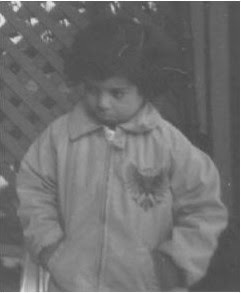
%> input picture Dip task 3/Lab03/pout_orig.jpg, 241 x 293 px
$ octave lab03_p1.m   (GNU Octave 9; MATLAB toolbox functions it lacks are replaced by stand-ins)
%> lines starting %> are read from the running program, lines starting %| are printed output that depends on the picture
clc;
clear all;
close all;

I1 = imread('pout_orig.jpg');
%> I1 is the input picture: size 293x241x3 uint8; min 74, max 255, mean 111.9
greyI1 = rgb2gray( I1(:,:,1:3) );
J1 = histeq(greyI1);
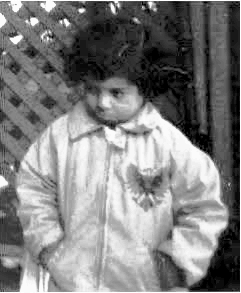
%> J1: size 293x241 uint8; min 0, max 255, mean 127.7

I2 = imread('tire_orig.jpg');
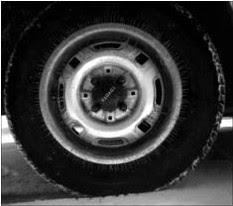
%> input picture Dip task 3/Lab03/tire_orig.jpg, 233 x 206 px
%> I2 is the input picture: size 206x233x3 uint8; min 0, max 255, mean 55.5
greyI2 = rgb2gray( I2(:,:,1:3) );
J2 = histeq(greyI2);
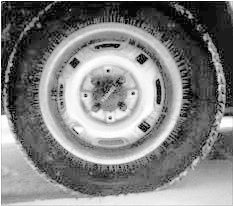
%> J2: size 206x233 uint8; min 4, max 255, mean 127.2

[J,T] = imhist(greyI1);
%> J = 256 values, max 2403 at index 83, min 0 at index 1, mean 275.8; T = 256 values from 0 to 255
pdf = J/sum(J);
%> pdf = 256 values, max 0.034 at index 83, min 0 at index 1, mean 0.00391
figure(1);
plot(pdf);
%> figure, not shown here; curve peaks at x = 83, y = 0.034
cdf = cumsum(pdf);
%> cdf = 256 values from 0 to 1
figure(2);
plot(cdf);
%> figure, not shown here; curve peaks at x = 256, y = 1

figure(3);
subplot(121), imshow(greyI1), title('pout_orig');
subplot(122), imhist(greyI1), title('histogram'),xlabel('num of intensity'),ylabel('num of bins');
%> after `ylabel('num of bins')`:
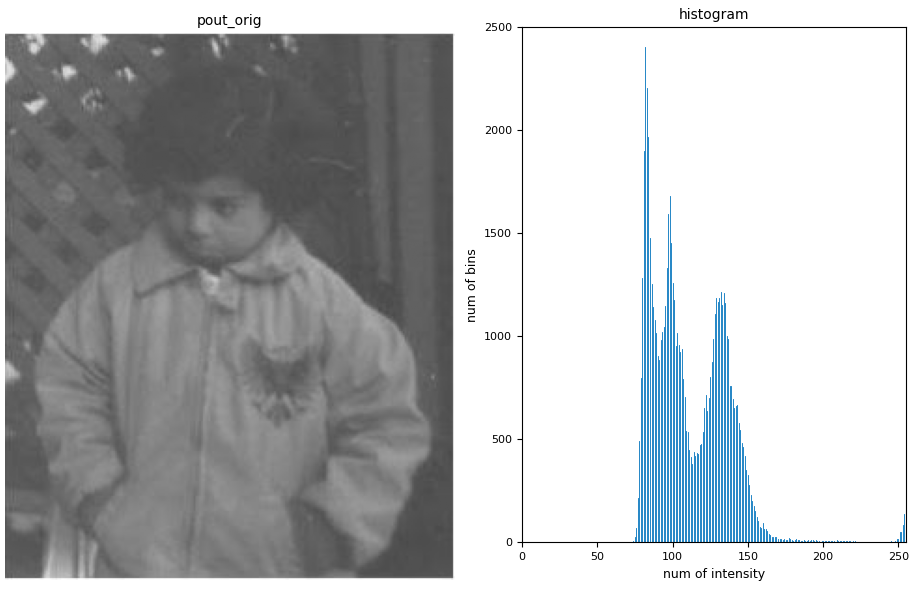
%> figure redrawn from the program's plot data, 2 panels
figure(4);
subplot(121), imshow(greyI2), title('pout_orig');
subplot(122), imhist(greyI2), title('histogram'),xlabel('num of intensity'),ylabel('num of bins');
%> after `ylabel('num of bins')`:
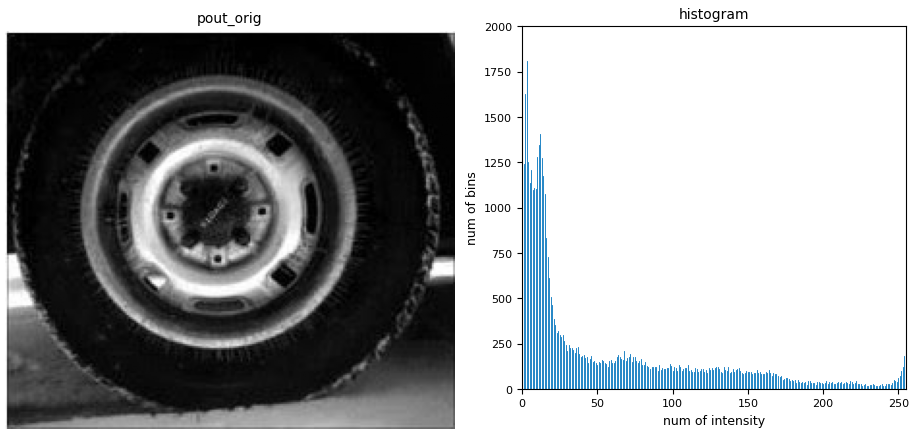
%> figure redrawn from the program's plot data, 2 panels

[J3,T1] = imhist(greyI2);
%> J3 = 256 values, max 1810 at index 4, min 15 at index 236, mean 187.5; T1 = 256 values from 0 to 255
pdf1 = J3/sum(J3);
%> pdf1 = 256 values, max 0.0377 at index 4, min 0.000313 at index 236, mean 0.00391
figure(5);
plot(pdf1);
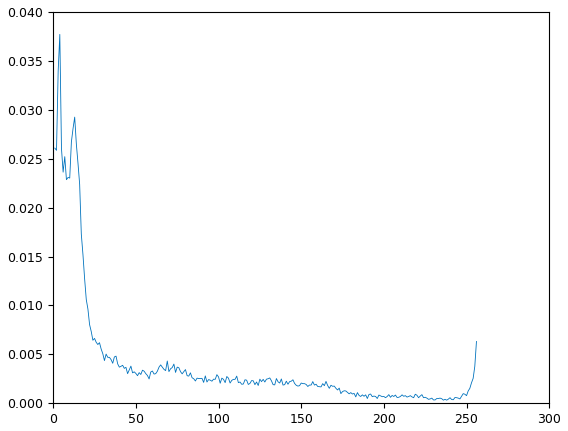
%> figure redrawn from the program's plot data; curve peaks at x = 4, y = 0.0377
cdf1 = cumsum(pdf1);
%> cdf1 = 256 values from 0.0261 to 1
figure(6);
plot(cdf);
figure(7);
imhist(J2);
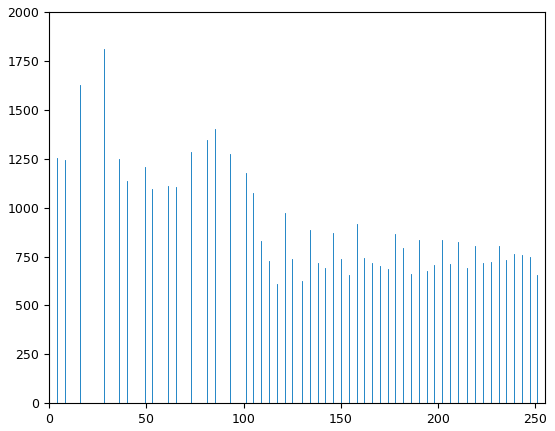
%> figure redrawn from the program's plot data; highest point at x = 28, y = 1810
